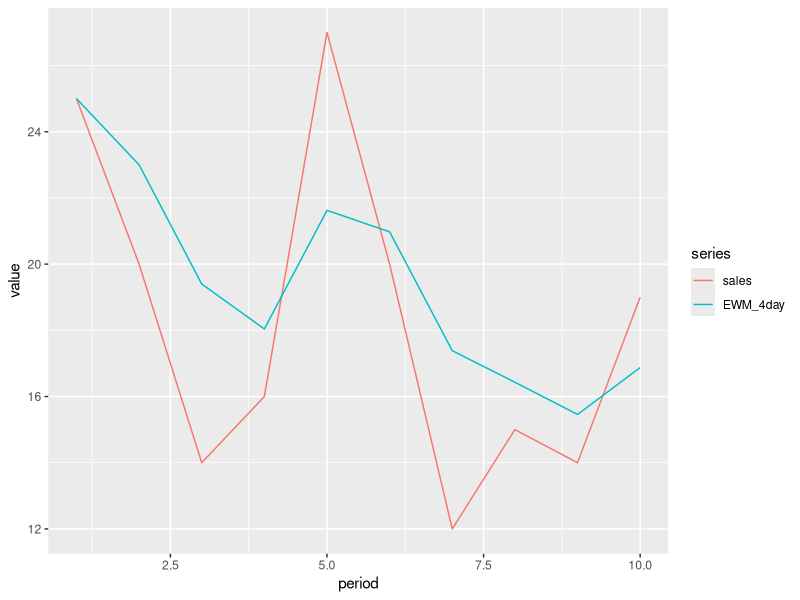

Generate this figure with R:
# An exponential moving average is a type of moving average
# that gives more weight to recent observations, which means it's
# able to capture recent trends more quickly.

# Example: Exponential Moving Average in R
# create data frame
df <- data.frame(period=1:10,
sales=c(25, 20, 14, 16, 27, 20, 12, 15, 14, 19))

# view data frame
df

# load necessary packages
library("pracma")

# create new column to hold 4-day exponentially weighted moving average
df$EWM_4day <- movavg(df$sales, n=4, type = "e")

# view DataFrame
df

library("ggplot2")
library("reshape2")

# melt data into format for easy plotting
df <- melt(df, id.vars = "period", variable.name = "series")
df

# plot sales vs. 4-day exponentially weighted moving average
ggplot(df, aes(period, value)) +
  geom_line(aes(colour = series))
